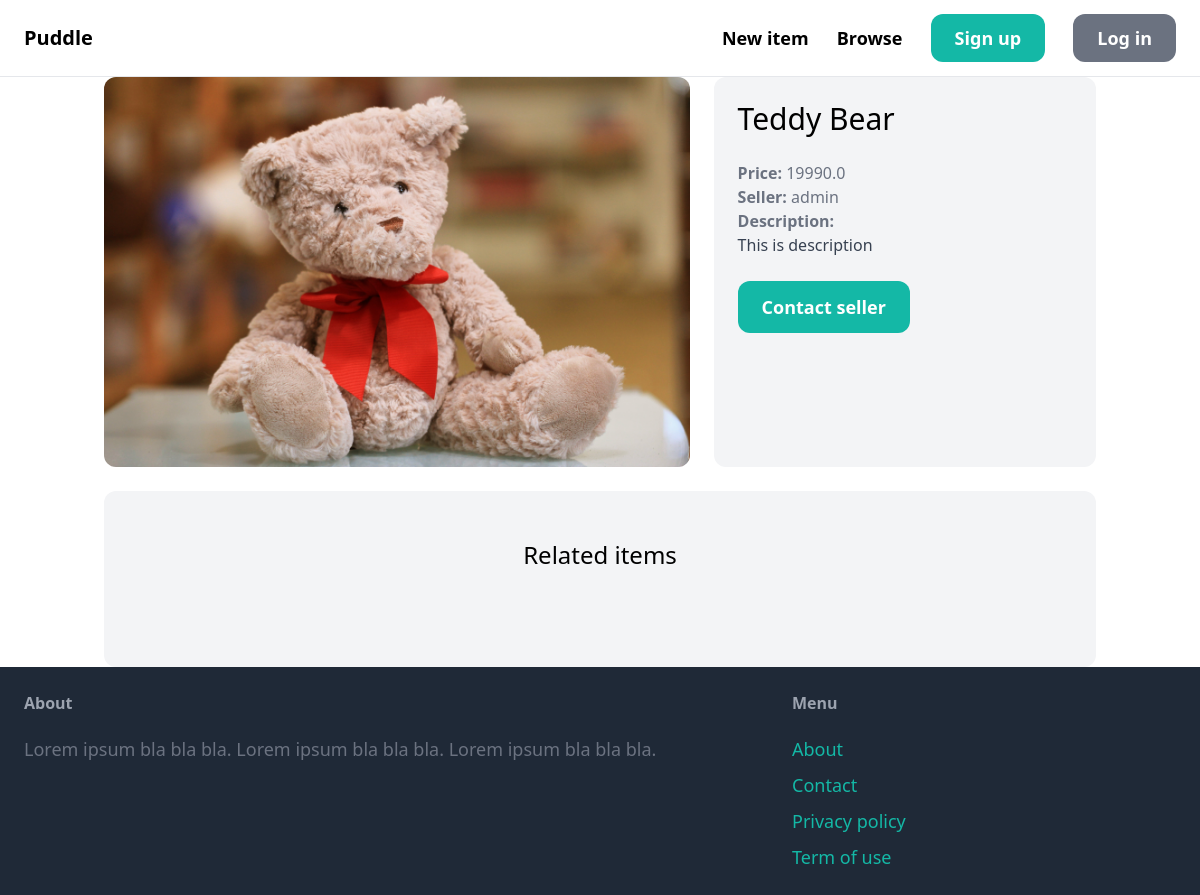
/items/1/, run on an earlier commit of the app's database.
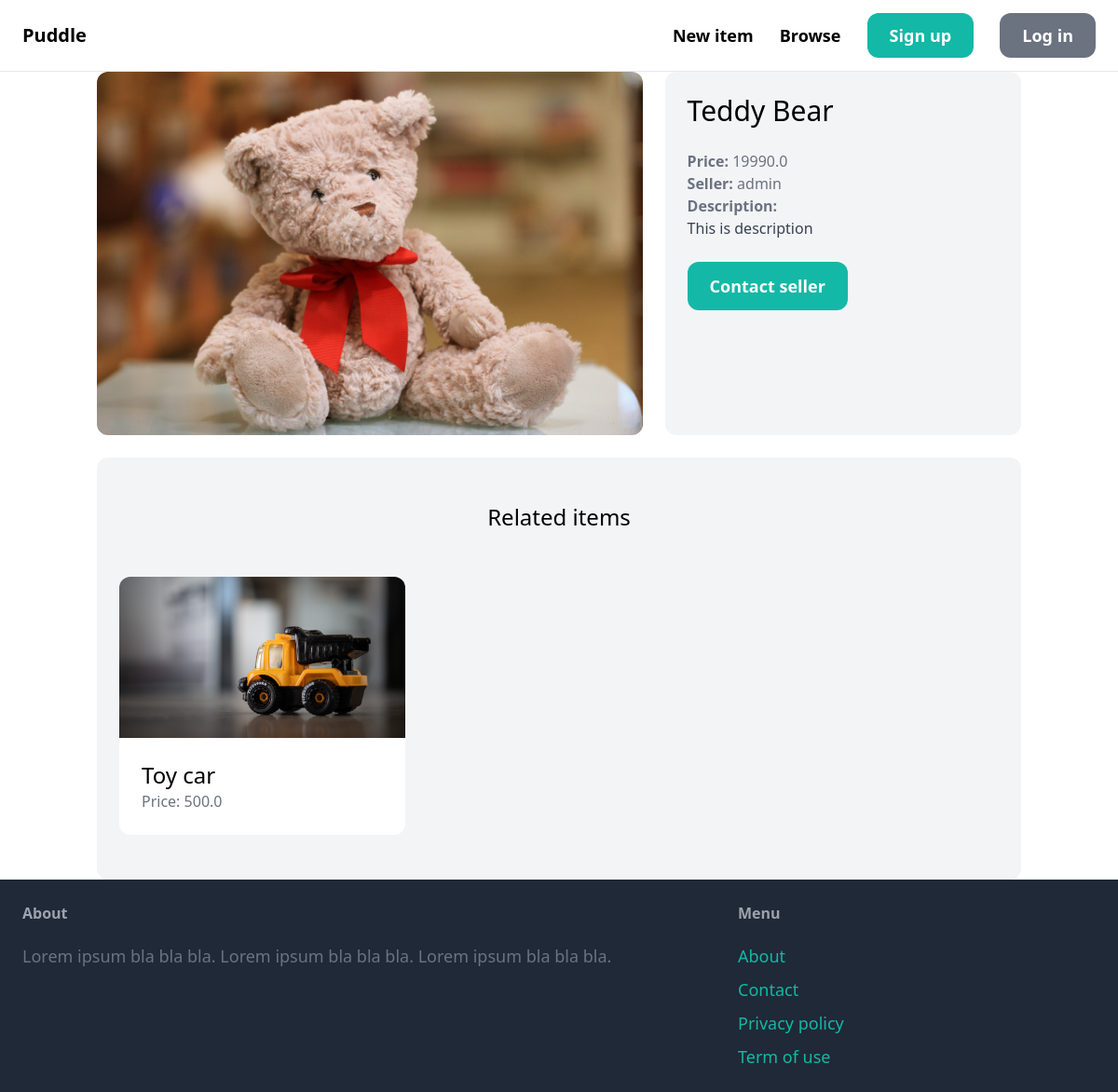
And on a later commit of the database.
### item/models.py (models this page shows, shortened)
class Item(models.Model):
    category=models.ForeignKey(Category,related_name='items',on_delete=models.CASCADE)
    name=models.CharField(max_length=255)
    description=models.TextField(blank=True,null=True)
    price=models.FloatField()
    image=models.ImageField(upload_to='item_images',blank=True,null=True)
    is_sold=models.BooleanField(default=False)
    created_by=models.ForeignKey(User,related_name='items',on_delete=models.CASCADE)

### item/views.py (the view)
# urls.py: path('<int:pk>/',views.detail,name='detail'),
def detail(request,pk):
    item=get_object_or_404(Item,pk=pk)
    related_items=Item.objects.filter(category=item.category,is_sold=False).exclude(pk=pk)[0:3]
    return render(request,'item/detail.html',{'item':item,'related_items':related_items})

### item/templates/item/detail.html (shortened to what this page needs)
{% extends 'core/base.html' %}
{% block content %}
<div class="grid grid-cols-5 gap-6">
    <div class="col-span-3">
        <img src="{{ item.image.url }}" class="rounded-xl">
    </div>
    <div class="col-span-2 p-6 bg-gray-100 rounded-xl">
        <h1 class="mb-6 text-3xl">{{ item.name|title }}</h1>
        <p class="text-gray-500"><strong>Price: </strong>{{ item.price }}</p>
        <p class="text-gray-500"><strong>Seller: </strong>{{ item.created_by.username }}</p>
        {% if item.description %}
            <p class="text-gray-700">
                <strong class="text-gray-500">Description:</strong><br>
                {{ item.description }}
            </p>
        {% endif %}
        <a href="#" class="inline-block mt-6 px-6 py-3 text-lg font-semibold bg-teal-500 text-white rounded-xl hover:bg-teal-700">Contact seller</a>
    </div>
</div>
<div class="mt-6 px-6 py-12 bg-gray-100 rounded-xl">
    <h2 class="mb-12 text-2xl text-center">Related items</h2>
    <div class="grid grid-cols-3 gap-3">
        {% for item in related_items %}
            <div>
                <a href="{% url 'item:detail' item.id %}">
                    <div>
                        <img src="{{ item.image.url }}" class="rounded-t-xl">
                    </div>
                    <div class="p-6 bg-white rounded-b-xl">
                        <h2 class="text-2xl">{{ item.name }}</h2>
                        <p class="text-gray-500">Price: {{ item.price }}</p>
                    </div>
                </a>
            </div>
        {% endfor %}
    </div>
</div>
{% endblock %}

What changed in the data, as far as the page shows it:
added Item: image (picture), name "Toy car", price "500.0"
